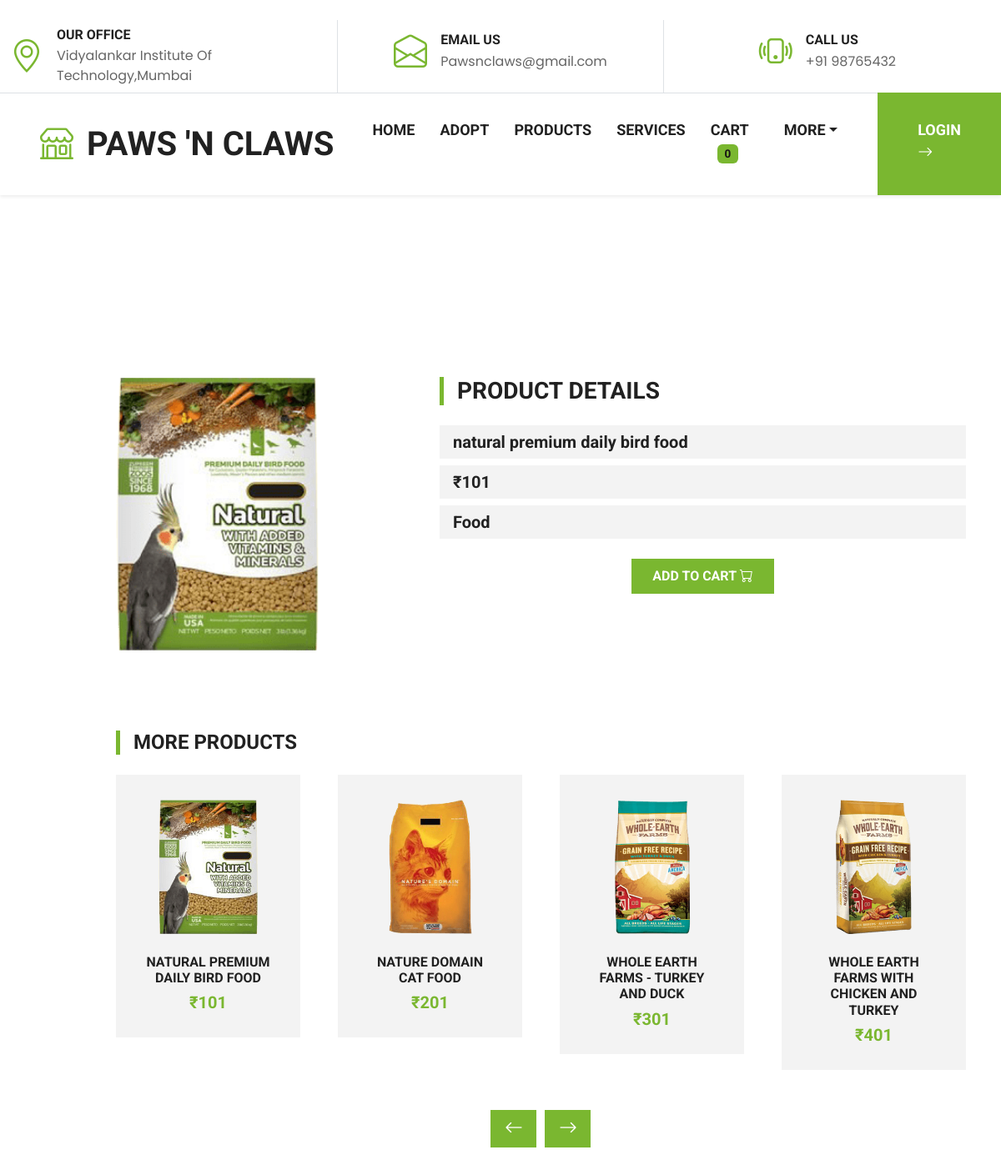
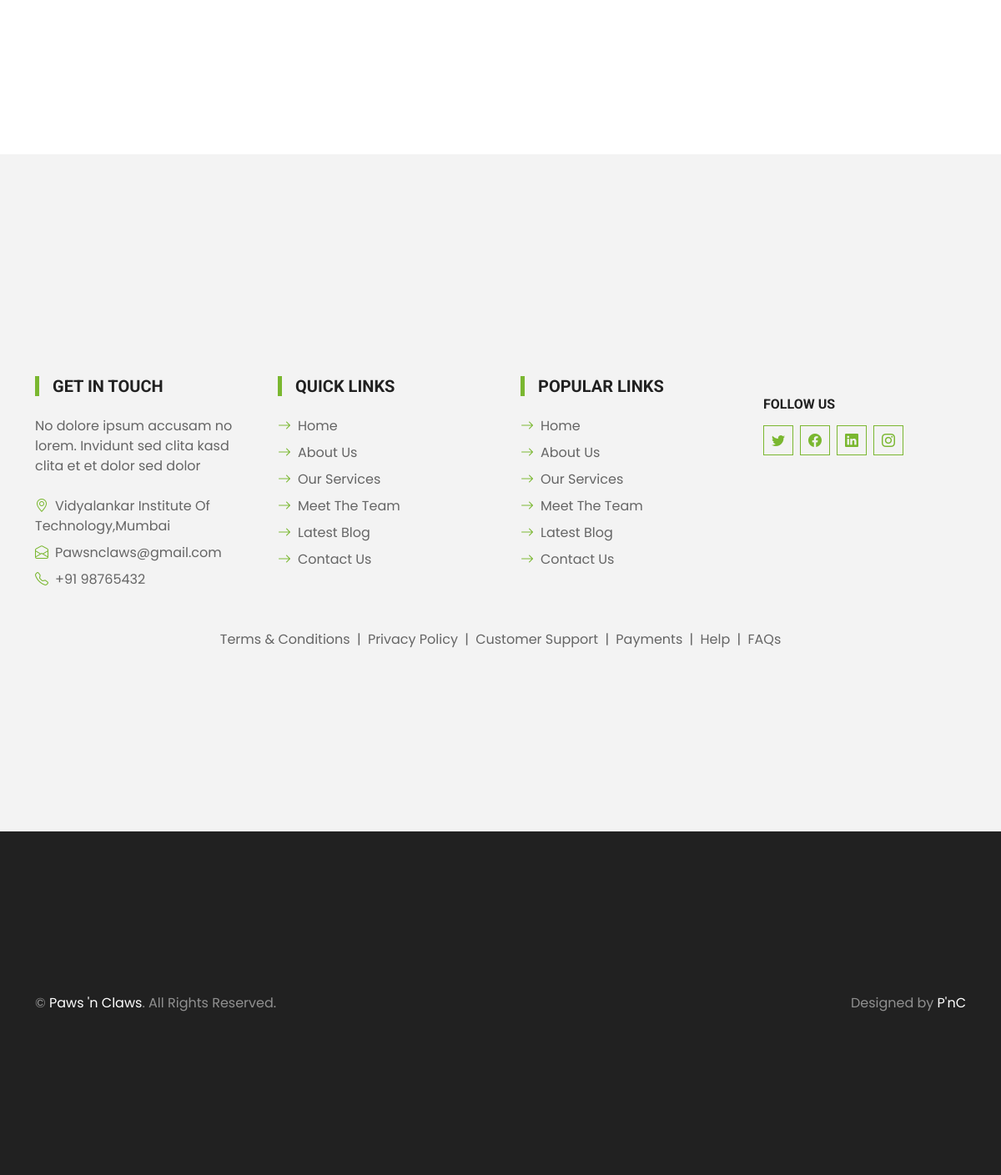
Page /product/1 on the committed database (2 pictures, top to bottom).
### app/models.py (models this page shows, shortened)
class Product(models.Model):
    category = models.ForeignKey(product_Category,on_delete=models.CASCADE,null=True)
    sub_category = models.ForeignKey(product_Sub_Category, on_delete=models.CASCADE, null=True)
    image = models.ImageField(upload_to='ecomerce/pimg',null=True,blank=True)
    name = models.CharField(max_length=100)
    price = models.IntegerField()
    date = models.DateField(auto_now_add= True)
    stock = models.IntegerField()

class product_Category(models.Model):
    name = models.CharField(max_length=150)
    def  __str__(self):
        return self.name

### pet_adoption/views.py (the view)
# urls.py: path('product/<str:id>',views.product_details,name='product_details'),
def product_details(request,id):
    product1 = Product.objects.get(id=id)
    product2 = Product.objects.all()
    category = product_Category.objects.all()
    context = {
        'product1' : product1,
        'product2' : product2,
        'category': category,
    }
    return render(request,'product_details.html' , context)

### templates/product_details.html (shortened to what this page needs)
{% extends 'master.html' %}
{% load crispy_forms_tags %}
{% block body %}
<div class="container py-5">
    <div class="row g-5">
        <div class="col-lg-5">
            <div class="mb-5">
                <img class="img-fluid w-75 rounded mb-5 mx-auto d-block" src="/{{product1.image}}" alt="">
            </div>
        </div>
        <div class="col-lg-7">
            <div class="mb-5">
                <h3 class="text-uppercase border-start border-5 border-primary ps-3 mb-4">Product Details</h3>
                <div class="d-flex flex-column justify-content-start">
                    <a class="h5 bg-light py-2 px-3 mb-2" href="#">{{product1.name}}</a>
                    <a class="h5 bg-light py-2 px-3 mb-2" href="#">₹{{product1.price}}</a>
                    <a class="h5 bg-light py-2 px-3 mb-2" href="#">{{product1.category}}</a>
                    <a href="{% url 'cart_add' product1.id %}" class="btn btn-primary text-uppercase py-2 px-4 my-3 w-30 mx-auto d-block">Add to Cart <i class="bi bi-cart"></i></a>
                </div>
            </div>
        </div>
        <div class="col-lg-1">
        </div>
        <div class="col-lg-11">
            <h4 class="text-uppercase border-start border-5 border-primary ps-3 mb-4">More Products</h4>
            <div class="owl-carousel product-carousel">
                {% for prod1 in product2 %}
                <div class="pb-5">
                    <div class="product-item position-relative bg-light d-flex flex-column text-center">
                        <img class="img-fluid mb-4" src="/{{prod1.image}}" alt="">
                        <h6 class="text-uppercase">{{prod1.name}}</h6>
                        <h5 class="text-primary mb-0">₹{{prod1.price}}</h5>
                    </div>
                </div>
                {% endfor %}
            </div>
        </div>
    </div>
</div>
{% endblock %}

### templates/master.html (shortened to what this page needs)
<!DOCTYPE html>
<html lang="en">
  <head>
    {% load static %}
    <link
      rel="stylesheet"
      type="text/css"
      href="{% static 'css/style.login.css' %}"
    />
    <i class="fa-regular fa-paw"></i>
    <link
      href="https://cdn.jsdelivr.net/npm/bootstrap-icons@1.4.1/font/bootstrap-icons.css"
      rel="stylesheet"
    />
    <link href="/static/lib/flaticon/font/flaticon.css" rel="stylesheet" />
    <link
      href="/static/lib/owlcarousel/assets/owl.carousel.min.css"
      rel="stylesheet"
    />
    <link href="/static/css/bootstrap.min.css" rel="stylesheet" />
    <link
      rel="stylesheet"
      href="https://cdnjs.cloudflare.com/ajax/libs/font-awesome/5.15.2/css/all.min.css"
    />
    <link href="/static/css/style.css" rel="stylesheet" />
  </head>
  <body>
    <div class="container-fluid border-bottom d-none d-lg-block">
      <div class="row gx-0">
        <div class="col-lg-4 text-center py-2">
          <div class="d-inline-flex align-items-center">
            <i class="bi bi-geo-alt fs-1 text-primary me-3"></i>
            <div class="text-start">
              <h6 class="text-uppercase mb-1">Our Office</h6>
              <span>Vidyalankar Institute Of Technology,Mumbai</span>
            </div>
          </div>
        </div>
        <div class="col-lg-4 text-center border-start border-end py-2">
          <div class="d-inline-flex align-items-center">
            <i class="bi bi-envelope-open fs-1 text-primary me-3"></i>
            <div class="text-start">
              <h6 class="text-uppercase mb-1">Email Us</h6>
              <span>Pawsnclaws@gmail.com</span>
            </div>
          </div>
        </div>
        <div class="col-lg-4 text-center py-2">
          <div class="d-inline-flex align-items-center">
            <i class="bi bi-phone-vibrate fs-1 text-primary me-3"></i>
            <div class="text-start">
              <h6 class="text-uppercase mb-1">Call Us</h6>
              <span>+91 98765432</span>
            </div>
          </div>
        </div>
      </div>
    </div>
    <nav
      class="navbar navbar-expand-lg bg-white navbar-light shadow-sm py-3 py-lg-0 px-3 px-lg-0"
    >
      <a href="{% url 'index' %}" class="navbar-brand ms-lg-5">
        <h1 class="m-0 text-uppercase text-dark">
          <i class="bi bi-shop fs-1 text-primary me-3"></i>Paws 'n Claws
        </h1>
      </a>
      <div class="collapse navbar-collapse" id="navbarCollapse">
        <div class="navbar-nav ms-auto py-0">
          <a href="{% url 'index' %}" class="nav-item nav-link {% if request.resolver_match.url_name == 'index' %} active {% endif %} ">Home</a>
          <a href="{% url 'adopt' %}" class="nav-item nav-link {% if request.resolver_match.url_name == 'adopt' %} active {% endif %}">Adopt</a>
          <a href="{% url 'product' %}"class="nav-item nav-link {% if request.resolver_match.url_name == 'product' %} active {% endif %}">Products</a>
          <a href="{% url 'service' %}" class="nav-item nav-link {% if request.resolver_match.url_name == 'service' %} active {% endif %} ">Services</a>
          {% if request.resolver_match.url_name == 'adopt' or request.resolver_match.url_name == 'adopt_page' %}
          <a href="{% url 'adopt_page' %}" class="nav-item nav-link {% if request.resolver_match.url_name == 'adopt_page' or request.resolver_match.url_name == 'adopt_details' %} active {% endif %} ">post</a>
          {% else %}
          <a href="/cart/cart_detail/" class="nav-item nav-link {% if request.resolver_match.url_name == 'cart_detail' %} active {% endif %} ">Cart<span class="badge text-bg-light mx-2 mb-2" style="color: rgb(21, 19, 19); background-color:#7AB730;border-radius:6px">{{request.session.cart|length}}</span></a>
          {% endif%}
          <div class="nav-item dropdown">
            <a
              href="#"
              class="nav-link dropdown-toggle"
              data-bs-toggle="dropdown"
              >More</a
            >
          </div>
          {% if user.is_authenticated %}
          <a href="{% url 'signout' %}" class="nav-item nav-link nav-contact bg-primary text-white px-5 ms-lg-5">signout <i class="bi bi-arrow-right"></i
          ></a>
          {% else %}
          <a
            href="{% url 'login1' %}"
            class="nav-item nav-link nav-contact bg-primary text-white px-5 ms-lg-5"
            >Login <i class="bi bi-arrow-right"></i
          ></a>
          {% endif%}
        </div>
      </div>
    </nav>
    {% block body %} {% endblock %}
    <div class="container-fluid bg-light mt-5 py-5">
      <div class="container pt-5">
        <div class="row g-5">
          <div class="col-lg-3 col-md-6">
            <h5
              class="text-uppercase border-start border-5 border-primary ps-3 mb-4"
            >
              Get In Touch
            </h5>
            <p class="mb-4">
              No dolore ipsum accusam no lorem. Invidunt sed clita kasd clita et
              et dolor sed dolor
            </p>
            <p class="mb-2">
              <i class="bi bi-geo-alt text-primary me-2"></i>Vidyalankar Institute Of Technology,Mumbai
            </p>
            <p class="mb-2">
              <i class="bi bi-envelope-open text-primary me-2"></i
              >Pawsnclaws@gmail.com
            </p>
            <p class="mb-0">
              <i class="bi bi-telephone text-primary me-2"></i>+91 98765432
            </p>
          </div>
          <div class="col-lg-3 col-md-6">
            <h5
              class="text-uppercase border-start border-5 border-primary ps-3 mb-4"
            >
              Quick Links
            </h5>
            <div class="d-flex flex-column justify-content-start">
              <a class="text-body mb-2" href="#"
                ><i class="bi bi-arrow-right text-primary me-2"></i>Home</a
              >
              <a class="text-body mb-2" href="#"
                ><i class="bi bi-arrow-right text-primary me-2"></i>About Us</a
              >
              <a class="text-body mb-2" href="#"
                ><i class="bi bi-arrow-right text-primary me-2"></i>Our
                Services</a
              >
              <a class="text-body mb-2" href="#"
                ><i class="bi bi-arrow-right text-primary me-2"></i>Meet The
                Team</a
              >
              <a class="text-body mb-2" href="#"
                ><i class="bi bi-arrow-right text-primary me-2"></i>Latest
                Blog</a
              >
              <a class="text-body" href="#"
                ><i class="bi bi-arrow-right text-primary me-2"></i>Contact
                Us</a
              >
            </div>
          </div>
          <div class="col-lg-3 col-md-6">
            <h5
              class="text-uppercase border-start border-5 border-primary ps-3 mb-4"
            >
              Popular Links
            </h5>
            <div class="d-flex flex-column justify-content-start">
              <a class="text-body mb-2" href="#"
                ><i class="bi bi-arrow-right text-primary me-2"></i>Home</a
              >
              <a class="text-body mb-2" href="#"
                ><i class="bi bi-arrow-right text-primary me-2"></i>About Us</a
              >
              <a class="text-body mb-2" href="#"
                ><i class="bi bi-arrow-right text-primary me-2"></i>Our
                Services</a
              >
              <a class="text-body mb-2" href="#"
                ><i class="bi bi-arrow-right text-primary me-2"></i>Meet The
                Team</a
              >
              <a class="text-body mb-2" href="#"
                ><i class="bi bi-arrow-right text-primary me-2"></i>Latest
                Blog</a
              >
              <a class="text-body"
                ><i  class="bi bi-arrow-right text-primary me-2"></i>Contact
                Us</a
              >
            </div>
          </div>
          <div class="col-lg-3 col-md-6">
            <h6 class="text-uppercase mt-4 mb-3">Follow Us</h6>
            <div class="d-flex">
              <a class="btn btn-outline-primary btn-square me-2" href="#"
                ><i class="bi bi-twitter"></i
              ></a>
              <a class="btn btn-outline-primary btn-square me-2" href="#"
                ><i class="bi bi-facebook"></i
              ></a>
              <a class="btn btn-outline-primary btn-square me-2" href="#"
                ><i class="bi bi-linkedin"></i
              ></a>
              <a class="btn btn-outline-primary btn-square" href="#"
                ><i class="bi bi-instagram"></i
              ></a>
            </div>
          </div>
          <div class="col-12 text-center text-body">
            <a class="text-body" href="">Terms & Conditions</a>
            <span class="mx-1">|</span>
            <a class="text-body" href="">Privacy Policy</a>
            <span class="mx-1">|</span>
            <a class="text-body" href="">Customer Support</a>
            <span class="mx-1">|</span>
            <a class="text-body" href="">Payments</a>
            <span class="mx-1">|</span>
            <a class="text-body" href="">Help</a>
            <span class="mx-1">|</span>
            <a class="text-body" href="">FAQs</a>
          </div>
        </div>
      </div>
    </div>
    <div class="container-fluid bg-dark text-white-50 py-4">
      <div class="container">
        <div class="row g-5">
          <div class="col-md-6 text-center text-md-start">
            <p class="mb-md-0">
              &copy; <a class="text-white" href="#">Paws 'n Claws</a>. All
              Rights Reserved.
            </p>
          </div>
          <div class="col-md-6 text-center text-md-end">
            <p class="mb-0">
              Designed by
              <a class="text-white" href="https://htmlcodex.com">P'nC</a>
            </p>
          </div>
        </div>
      </div>
    </div>
  </body>
</html>

### static/css/style.login.css (style rules this page uses)
.container { max-width: 440px; padding: 0 20px; margin: 170px auto; }

### static/css/style.css (style rules this page uses)
:root { --primary: #7AB730; --secondary: #FFD33C; --light: #F3F3F3; --dark: #212121; }
.btn { font-family: 'Roboto', sans-serif; text-transform: uppercase; font-weight: 700; transition: .5s; }
.btn-primary { color: #FFFFFF; }
.btn-square { width: 36px; height: 36px; }
.btn-square, .btn-sm-square, .btn-lg-square { padding-left: 0; padding-right: 0; text-align: center; }
.navbar-light .navbar-nav .nav-link { font-family: 'Roboto', sans-serif; position: relative; margin-left: 30px; padding: 30px 0; font-size: 18px; font-weight: 700; text-transform: uppercase; color: var(--dark); outline: none; transition: .5s; }
@media (min-width: 992px) { .navbar-light .navbar-nav .nav-link::before { position: absolute; content: ""; width: 0; height: 7px; top: -4px; left: 50%; background: var(--primary); transition: .5s; } }
@media (min-width: 992px) { .navbar-light .navbar-nav .nav-link.nav-contact::before { width: 100%; height: 1px; top: -1px; left: 0; } }
.product-item { padding: 30px; }

### rows in the picture
Product: image (picture), name "natural premium daily bird food", price "101", category "Food", name "NATURAL PREMIUM DAILY BIRD FOOD"
Product: image (picture), name "NATURE DOMAIN CAT FOOD", price "201"
Product: image (picture), name "WHOLE EARTH FARMS - TURKEY AND DUCK", price "301"
Product: image (picture), name "WHOLE EARTH FARMS WITH CHICKEN AND TURKEY", price "401"

### other values in the picture
{{ request.session.cart|length }} "0"
